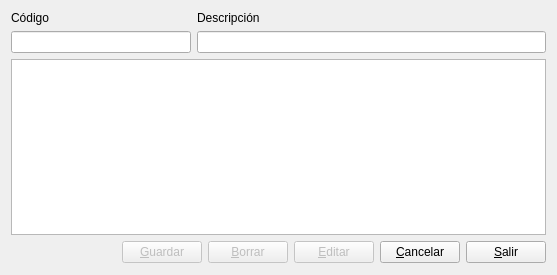
<?xml version="1.0" encoding="UTF-8"?>
<ui version="4.0">
 <class>listaseries</class>
 <widget class="QDialog" name="listaseries">
  <property name="geometry">
   <rect>
    <x>0</x>
    <y>0</y>
    <width>557</width>
    <height>275</height>
   </rect>
  </property>
  <property name="windowTitle">
   <string>Series de facturación</string>
  </property>
  <layout class="QVBoxLayout" name="verticalLayout_3">
   <item>
    <layout class="QHBoxLayout" name="horizontalLayout">
     <item>
      <layout class="QVBoxLayout" name="verticalLayout">
       <item>
        <widget class="QLabel" name="label">
         <property name="text">
          <string>Código</string>
         </property>
        </widget>
       </item>
       <item>
        <widget class="QLineEdit" name="codigolineEdit">
         <property name="minimumSize">
          <size>
           <width>180</width>
           <height>0</height>
          </size>
         </property>
         <property name="maximumSize">
          <size>
           <width>180</width>
           <height>16777215</height>
          </size>
         </property>
        </widget>
       </item>
      </layout>
     </item>
     <item>
      <layout class="QVBoxLayout" name="verticalLayout_2">
       <item>
        <widget class="QLabel" name="label_2">
         <property name="text">
          <string>Descripción</string>
         </property>
        </widget>
       </item>
       <item>
        <widget class="QLineEdit" name="descriplineEdit"/>
       </item>
      </layout>
     </item>
    </layout>
   </item>
   <item>
    <widget class="QTableView" name="tabla"/>
   </item>
   <item>
    <layout class="QHBoxLayout" name="horizontalLayout_2">
     <item>
      <spacer name="horizontalSpacer">
       <property name="orientation">
        <enum>Qt::Horizontal</enum>
       </property>
       <property name="sizeHint" stdset="0">
        <size>
         <width>48</width>
         <height>23</height>
        </size>
       </property>
      </spacer>
     </item>
     <item>
      <widget class="QPushButton" name="guardarpushButton">
       <property name="enabled">
        <bool>false</bool>
       </property>
       <property name="text">
        <string>&amp;Guardar</string>
       </property>
       <property name="default">
        <bool>true</bool>
       </property>
      </widget>
     </item>
     <item>
      <widget class="QPushButton" name="borrarpushButton">
       <property name="enabled">
        <bool>false</bool>
       </property>
       <property name="text">
        <string>&amp;Borrar</string>
       </property>
      </widget>
     </item>
     <item>
      <widget class="QPushButton" name="editarpushButton">
       <property name="enabled">
        <bool>false</bool>
       </property>
       <property name="text">
        <string>&amp;Editar</string>
       </property>
      </widget>
     </item>
     <item>
      <widget class="QPushButton" name="cancelarpushButton">
       <property name="text">
        <string>&amp;Cancelar</string>
       </property>
      </widget>
     </item>
     <item>
      <widget class="QPushButton" name="salirpushButton">
       <property name="text">
        <string>&amp;Salir</string>
       </property>
      </widget>
     </item>
    </layout>
   </item>
  </layout>
 </widget>
 <resources/>
 <connections>
  <connection>
   <sender>salirpushButton</sender>
   <signal>clicked()</signal>
   <receiver>listaseries</receiver>
   <slot>reject()</slot>
   <hints>
    <hint type="sourcelabel">
     <x>587</x>
     <y>271</y>
    </hint>
    <hint type="destinationlabel">
     <x>643</x>
     <y>231</y>
    </hint>
   </hints>
  </connection>
 </connections>
</ui>
